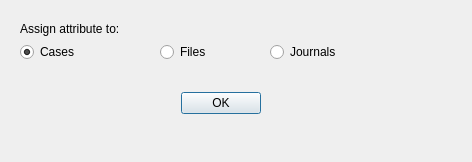
<?xml version="1.0" encoding="UTF-8"?>
<ui version="4.0">
 <class>Dialog_assignAttribute</class>
 <widget class="QDialog" name="Dialog_assignAttribute">
  <property name="geometry">
   <rect>
    <x>0</x>
    <y>0</y>
    <width>472</width>
    <height>162</height>
   </rect>
  </property>
  <property name="windowTitle">
   <string>Assign attribute</string>
  </property>
  <widget class="QRadioButton" name="radioButton_cases">
   <property name="geometry">
    <rect>
     <x>20</x>
     <y>42</y>
     <width>111</width>
     <height>20</height>
    </rect>
   </property>
   <property name="text">
    <string>Cases</string>
   </property>
   <property name="checked">
    <bool>true</bool>
   </property>
   <attribute name="buttonGroup">
    <string notr="true">buttonGroup</string>
   </attribute>
  </widget>
  <widget class="QRadioButton" name="radioButton_files">
   <property name="geometry">
    <rect>
     <x>160</x>
     <y>42</y>
     <width>81</width>
     <height>20</height>
    </rect>
   </property>
   <property name="text">
    <string>Files</string>
   </property>
   <attribute name="buttonGroup">
    <string notr="true">buttonGroup</string>
   </attribute>
  </widget>
  <widget class="QLabel" name="label">
   <property name="geometry">
    <rect>
     <x>20</x>
     <y>20</y>
     <width>171</width>
     <height>17</height>
    </rect>
   </property>
   <property name="text">
    <string>Assign attribute to:</string>
   </property>
  </widget>
  <widget class="QDialogButtonBox" name="buttonBox">
   <property name="geometry">
    <rect>
     <x>90</x>
     <y>90</y>
     <width>171</width>
     <height>27</height>
    </rect>
   </property>
   <property name="standardButtons">
    <set>QDialogButtonBox::Ok</set>
   </property>
  </widget>
  <widget class="QRadioButton" name="radioButton_journals">
   <property name="geometry">
    <rect>
     <x>270</x>
     <y>42</y>
     <width>121</width>
     <height>20</height>
    </rect>
   </property>
   <property name="text">
    <string>Journals</string>
   </property>
  </widget>
 </widget>
 <resources/>
 <connections>
  <connection>
   <sender>buttonBox</sender>
   <signal>accepted()</signal>
   <receiver>Dialog_assignAttribute</receiver>
   <slot>accept()</slot>
   <hints>
    <hint type="sourcelabel">
     <x>240</x>
     <y>93</y>
    </hint>
    <hint type="destinationlabel">
     <x>243</x>
     <y>73</y>
    </hint>
   </hints>
  </connection>
  <connection>
   <sender>buttonBox</sender>
   <signal>rejected()</signal>
   <receiver>Dialog_assignAttribute</receiver>
   <slot>reject()</slot>
   <hints>
    <hint type="sourcelabel">
     <x>240</x>
     <y>93</y>
    </hint>
    <hint type="destinationlabel">
     <x>243</x>
     <y>73</y>
    </hint>
   </hints>
  </connection>
 </connections>
 <buttongroups>
  <buttongroup name="buttonGroup"/>
 </buttongroups>
</ui>
